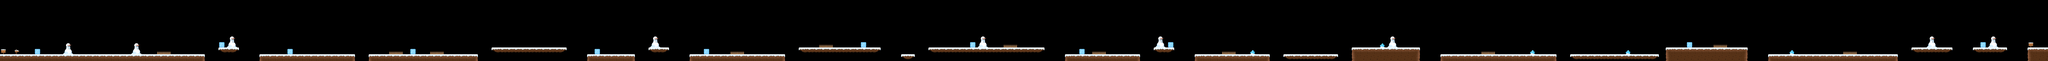

Below is a game level as drawn by its tile map, then a one-line description and the .tmx that defines it (tile-layer data replaced by summaries):
An orthogonal 300x9 tile map with 128x128 px tiles, 1 tile layer (tiles), 2 tilesets and 25 objects (13x 2, 10x 1, spawnPoint).

<map version="1.2" tiledversion="1.2.3" orientation="orthogonal" renderorder="right-down" width="300" height="9" tilewidth="128" tileheight="128" infinite="0" nextlayerid="5" nextobjectid="46">
 <tileset firstgid="1" name="tiles" tilewidth="128" tileheight="128" spacing="2" tilecount="24" columns="4">
  <image source="tiles.png" width="520" height="778" />
  <tile id="0">
   <properties>
    <property name="collides" type="bool" value="true" />
   </properties>
  </tile>
  <tile id="1">
   <properties>
    <property name="collides" type="bool" value="true" />
   </properties>
  </tile>
  <tile id="2">
   <properties>
    <property name="collides" type="bool" value="true" />
   </properties>
  </tile>
  <tile id="3">
   <properties>
    <property name="collides" type="bool" value="true" />
   </properties>
  </tile>
  <tile id="4">
   <properties>
    <property name="collides" type="bool" value="true" />
   </properties>
  </tile>
  <tile id="5">
   <properties>
    <property name="collides" type="bool" value="true" />
   </properties>
  </tile>
  <tile id="6">
   <properties>
    <property name="collides" type="bool" value="true" />
   </properties>
  </tile>
  <tile id="7">
   <properties>
    <property name="collides" type="bool" value="true" />
   </properties>
  </tile>
  <tile id="8">
   <properties>
    <property name="collides" type="bool" value="true" />
   </properties>
  </tile>
  <tile id="9">
   <properties>
    <property name="collides" type="bool" value="true" />
   </properties>
  </tile>
  <tile id="10">
   <properties>
    <property name="collides" type="bool" value="true" />
   </properties>
  </tile>
  <tile id="11">
   <properties>
    <property name="collides" type="bool" value="true" />
   </properties>
  </tile>
  <tile id="12">
   <properties>
    <property name="collides" type="bool" value="true" />
   </properties>
  </tile>
  <tile id="13">
   <properties>
    <property name="collides" type="bool" value="true" />
   </properties>
  </tile>
  <tile id="14">
   <properties>
    <property name="collides" type="bool" value="true" />
   </properties>
  </tile>
  <tile id="15">
   <properties>
    <property name="collides" type="bool" value="true" />
   </properties>
  </tile>
 </tileset>
 <tileset firstgid="25" name="objects" tilewidth="128" tileheight="128" tilecount="13" columns="13">
  <image source="objects.png" width="1664" height="128" />
 </tileset>
 <layer id="4" name="tiles" width="300" height="9">
  <data>[2700 cells, 367 non-empty, 21 distinct tile ids]</data>
 </layer>
 <objectgroup id="2" name="hero">
  <object id="44" name="spawnPoint" x="220" y="892">
   <point />
  </object>
 </objectgroup>
 <objectgroup id="3" name="enemys">
  <object id="12" type="1" x="3714.15" y="773.424" width="124.243" height="248.485" />
  <object id="14" type="2" x="6412.12" y="803.031" width="212.121" height="212.121" />
  <object id="15" type="2" x="8715.15" y="796.969" width="218.182" height="221.212" />
  <object id="17" type="1" x="14469.7" y="766.667" width="227.273" height="248.485" />
  <object id="18" type="2" x="19215.2" y="645.455" width="233.333" height="242.424" />
  <object id="19" type="1" x="21133.3" y="796.97" width="212.121" height="224.242" />
  <object id="20" type="2" x="26378.8" y="630.303" width="227.273" height="257.576" />
  <object id="21" type="2" x="28915.2" y="787.879" width="227.273" height="230.303" />
  <object id="22" type="1" x="30860.6" y="778.788" width="224.242" height="236.364" />
  <object id="23" type="2" x="35078.8" y="769.697" width="218.182" height="251.515" />
  <object id="25" type="2" x="13457.6" y="800" width="218.182" height="203.03" />
  <object id="27" type="2" x="16278.8" y="654.545" width="218.182" height="224.242" />
  <object id="28" type="2" x="23566.7" y="772.727" width="221.212" height="239.394" />
  <object id="29" type="1" x="24842.4" y="781.818" width="227.273" height="236.364" />
  <object id="30" type="1" x="28433.3" y="781.818" width="224.242" height="230.303" />
  <object id="31" type="1" x="32516.5" y="662.03" width="221.212" height="233.333" />
  <object id="32" type="2" x="36369.7" y="648.485" width="215.152" height="227.273" />
  <object id="33" type="1" x="1462.67" y="766.424" width="127.273" height="254.545" />
  <object id="34" type="2" x="3077.6" y="770.424" width="118.182" height="251.515" />
  <object id="36" type="1" x="5772.73" y="781.818" width="230.303" height="233.333" />
  <object id="37" type="2" x="4875.76" y="787.879" width="224.242" height="215.152" />
  <object id="39" type="2" x="10372.7" y="645.455" width="239.394" height="233.333" />
  <object id="41" x="11660.6" y="772.727" width="236.364" height="242.424" />
  <object id="43" type="1" x="1017.94" y="764.363" width="126.303" height="254.545" />
 </objectgroup>
</map>